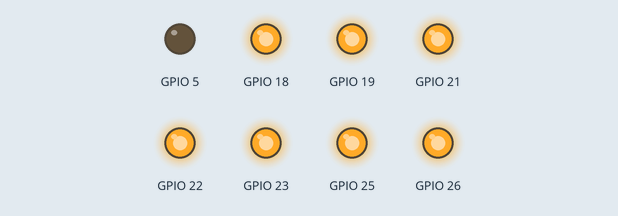
Simulated run of this sketch. Board: ESP32. On the bench: output pins drawn as LEDs (lit = HIGH).

Above: at 0.2 s.
At 1.2 s:
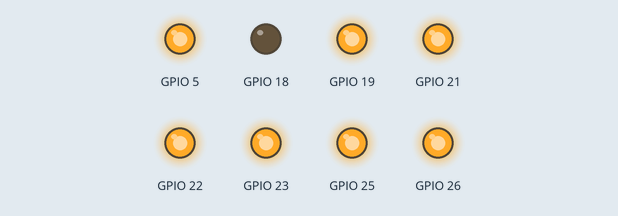
At 2.2 s:
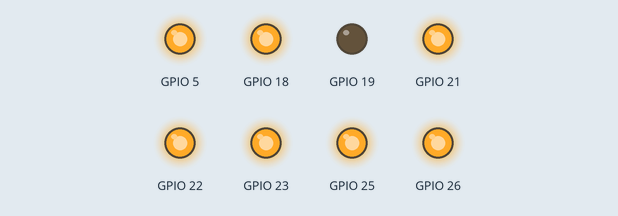
At 5.2 s:
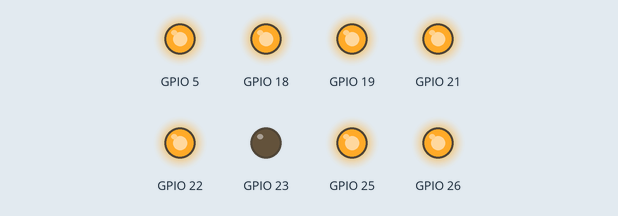
At 7.2 s:
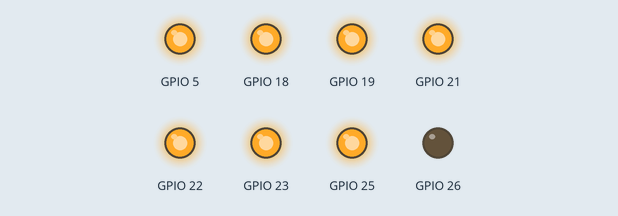
At 9.7 s:
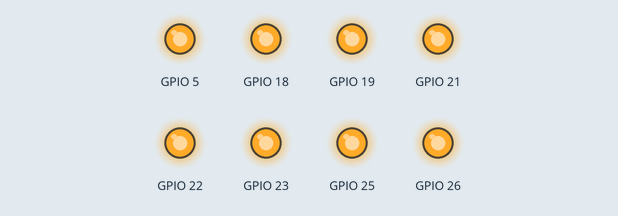
Timing chart, 0 to 10.4 s (numbered marks = the images above):
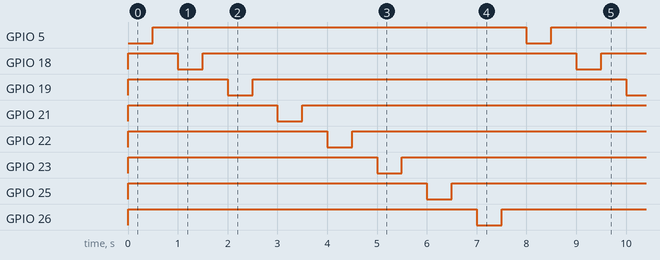

The sketch:

example.ino
```cpp
// Configures ESP32 GPIOs 5, 18, 19, 21, 22, 23, 25, 26 as outputs (active LOW) and cycles each relay on for 500 ms then off in sequence.
//
// Buy this module: https://shillehtek.com/products/8-channel-12v-relay-module
// Full manual: https://shillehtek.com/blogs/shillehtek-product-manuals/8-channel-12v-relay-module-manual
// More examples: https://github.com/shillehbean/shillehtek-examples
//

// 8-Channel 12V Relay Module - ESP32 Arduino Example
// IN pins: GPIO 5, 18, 19, 21, 22, 23, 25, 26
// Active LOW logic.

void setup() {
  Serial.begin(115200);
  pinMode(5, OUTPUT);
  digitalWrite(5, HIGH);  // start OFF
  pinMode(18, OUTPUT);
  digitalWrite(18, HIGH);  // start OFF
  pinMode(19, OUTPUT);
  digitalWrite(19, HIGH);  // start OFF
  pinMode(21, OUTPUT);
  digitalWrite(21, HIGH);  // start OFF
  pinMode(22, OUTPUT);
  digitalWrite(22, HIGH);  // start OFF
  pinMode(23, OUTPUT);
  digitalWrite(23, HIGH);  // start OFF
  pinMode(25, OUTPUT);
  digitalWrite(25, HIGH);  // start OFF
  pinMode(26, OUTPUT);
  digitalWrite(26, HIGH);  // start OFF
}

void loop() {
  digitalWrite(5, LOW);   // Relay 1 ON
  delay(500);
  digitalWrite(5, HIGH);  // Relay 1 OFF
  delay(500);
  digitalWrite(18, LOW);   // Relay 2 ON
  delay(500);
  digitalWrite(18, HIGH);  // Relay 2 OFF
  delay(500);
  digitalWrite(19, LOW);   // Relay 3 ON
  delay(500);
  digitalWrite(19, HIGH);  // Relay 3 OFF
  delay(500);
  digitalWrite(21, LOW);   // Relay 4 ON
  delay(500);
  digitalWrite(21, HIGH);  // Relay 4 OFF
  delay(500);
  digitalWrite(22, LOW);   // Relay 5 ON
  delay(500);
  digitalWrite(22, HIGH);  // Relay 5 OFF
  delay(500);
  digitalWrite(23, LOW);   // Relay 6 ON
  delay(500);
  digitalWrite(23, HIGH);  // Relay 6 OFF
  delay(500);
  digitalWrite(25, LOW);   // Relay 7 ON
  delay(500);
  digitalWrite(25, HIGH);  // Relay 7 OFF
  delay(500);
  digitalWrite(26, LOW);   // Relay 8 ON
  delay(500);
  digitalWrite(26, HIGH);  // Relay 8 OFF
  delay(500);
}
```

Measured:
- by itself, GPIO 5, GPIO 18, GPIO 19, GPIO 21–23, GPIO 25, GPIO 26: alternates HIGH for 7.5 s and LOW for 0.50 s
- by itself, everything shown: repeats every 8.0 s, in 16 steps
